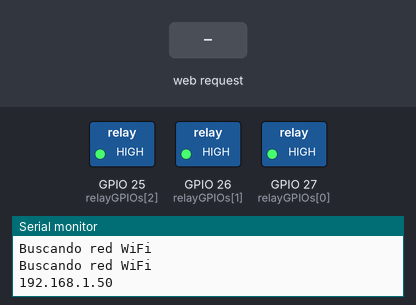
A sketch run on a simulated ESP32. On the bench: switched loads named in the sketch (green lamp = pin HIGH), the last lines printed to the serial monitor. Inputs (shaded band) come from the test bench. WiFi joins after 1.5 s; servers stay silent unless stated.

Above: at 3.2 s.
3.3 s: HTTP request GET /update?device=1&state=1 received
At 4.5 s:
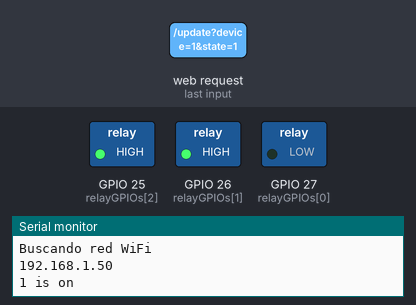
4.8 s: HTTP request GET /update received
Timing chart, 0 to 7.8 s (numbered marks = the images above; inputs shaded):
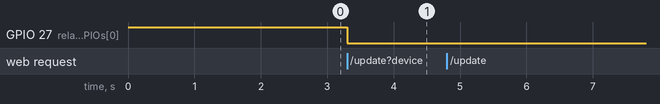

Measured:
- after the input at 3.3 s, GPIO 27 (relayGPIOs[0]): HIGH → LOW at once

The sketch:

controladora_ESP.ino
```cpp
#include "WiFi.h"
#include "ESPAsyncWebServer.h"

#define NUM_RELAYS 3    // Set number of relays
int relayGPIOs[NUM_RELAYS]    = {27, 26, 25};
String relayNames[NUM_RELAYS] = { "Frenos", "Motor Izquierdo", "Motor Derecho"};
String relayIds[NUM_RELAYS]   = { "brakes", "lMotor", "rMotor"};


// Create AsyncWebServer object on port 80
AsyncWebServer server(80);

const char html[] PROGMEM = R"rawliteral(
<!DOCTYPE HTML><html>
<head>
  <meta name="viewport" content="width=device-width, initial-scale=1">
  <style>
    html {font-family: Arial; display: inline-block; text-align: center;}
    h2 {font-size: 3.0rem;}
    p {font-size: 3.0rem;}
    body {max-width: 600px; margin:0px auto; padding-bottom: 25px;}
    .switch {position: relative; display: inline-block; width: 120px; height: 68px}
    .switch input {display: none}
    .slider {position: absolute; top: 0; left: 0; right: 0; bottom: 0; background-color: #ccc; border-radius: 34px}
    .slider:before {position: absolute; content: ""; height: 52px; width: 52px; left: 8px; bottom: 8px; background-color: #fff; -webkit-transition: .4s; transition: .4s; border-radius: 68px}
    input:checked+.slider {background-color: #2196F3}
    input:checked+.slider:before {-webkit-transform: translateX(52px); -ms-transform: translateX(52px); transform: translateX(52px)}
  </style>
</head>
<body>
  <h2>Control de silla de ruedas</h2>
  %BUTTONPLACEHOLDER%
<script>
function toggleCheckbox(element) {
    var xhr = new XMLHttpRequest();
    xhr.open("GET", "/update?device=" + element.id + "&state=" + (element.checked ? "1" : "0"), true);
    xhr.send();
}
</script>
</body>
</html>
)rawliteral";

// Buttons are made here and replaced in the webpage
// Because we need to check if the relay is set to ON or OFF
String processor(const String& var){
  if(var == "BUTTONPLACEHOLDER"){
    String buttons ="";
    for(int i=0; i < NUM_RELAYS; i++){
      String relayState = digitalRead(relayGPIOs[i]) ? "" : "checked";
      buttons +=
        "<h4>" + relayNames[i] + "</h4>"
      + "<label class=\"switch\">"
      +   "<input type=\"checkbox\" onchange=\"toggleCheckbox(this)\" id=\"" + relayIds[i] + "\" " + relayState + ">"
      +   "<span class=\"slider\"></span>"
      + "</label>";
    }
    return buttons;
  }
  return String();
}

void setup() {
  Serial.begin(115200);   // Serial port for debugging purposes

  // Set all relays to off when the program starts - Relay is Normally Open, so the relay is off when you set the relay to HIGH
  for(int i = 0; i < NUM_RELAYS; i++){
    pinMode(relayGPIOs[i], OUTPUT);
    digitalWrite(relayGPIOs[i], HIGH);
  }

  // Connect to Wi-Fi
  WiFi.begin("POCO X5 5G", "m50c09f2");
  while (WiFi.status() != WL_CONNECTED) {
    delay(1000);
    Serial.println("Buscando red WiFi");
  }
  Serial.println(WiFi.localIP());     // Print ESP32 Local IP Address

  // Route for root / web page
  server.on("/", HTTP_GET, [](AsyncWebServerRequest *request){
    request->send_P(200, "text/html", html, processor);
  });

  // http://<IP del ESP32>:80/update?device=<param1>&state=<param2>
  server.on("/update", HTTP_GET, [] (AsyncWebServerRequest *request) {
    String param1, param2;

    if (request->hasParam("device") && request->hasParam("state")) {

      param1 = request->getParam("device")->value();
      param2 = request->getParam("state")->value();

      int relay;
      if (param1.equals("brakes"))
        relay = 0;
      else if (param1.equals("lMotor"))
        relay = 1;
      else if (param1.equals("rMotor"))
        relay = 2;

      boolean state = !param2.toInt();   // Negated because relay is normally open

      digitalWrite(relayGPIOs[relay], state);
      Serial.println(param1 + " is " + (state ? "off" : "on"));
    }
    else {
      Serial.println("No message sent");
    }
    request->send(200, "text/plain", "OK");
  });
  server.begin();
}

void loop() {
}
```
